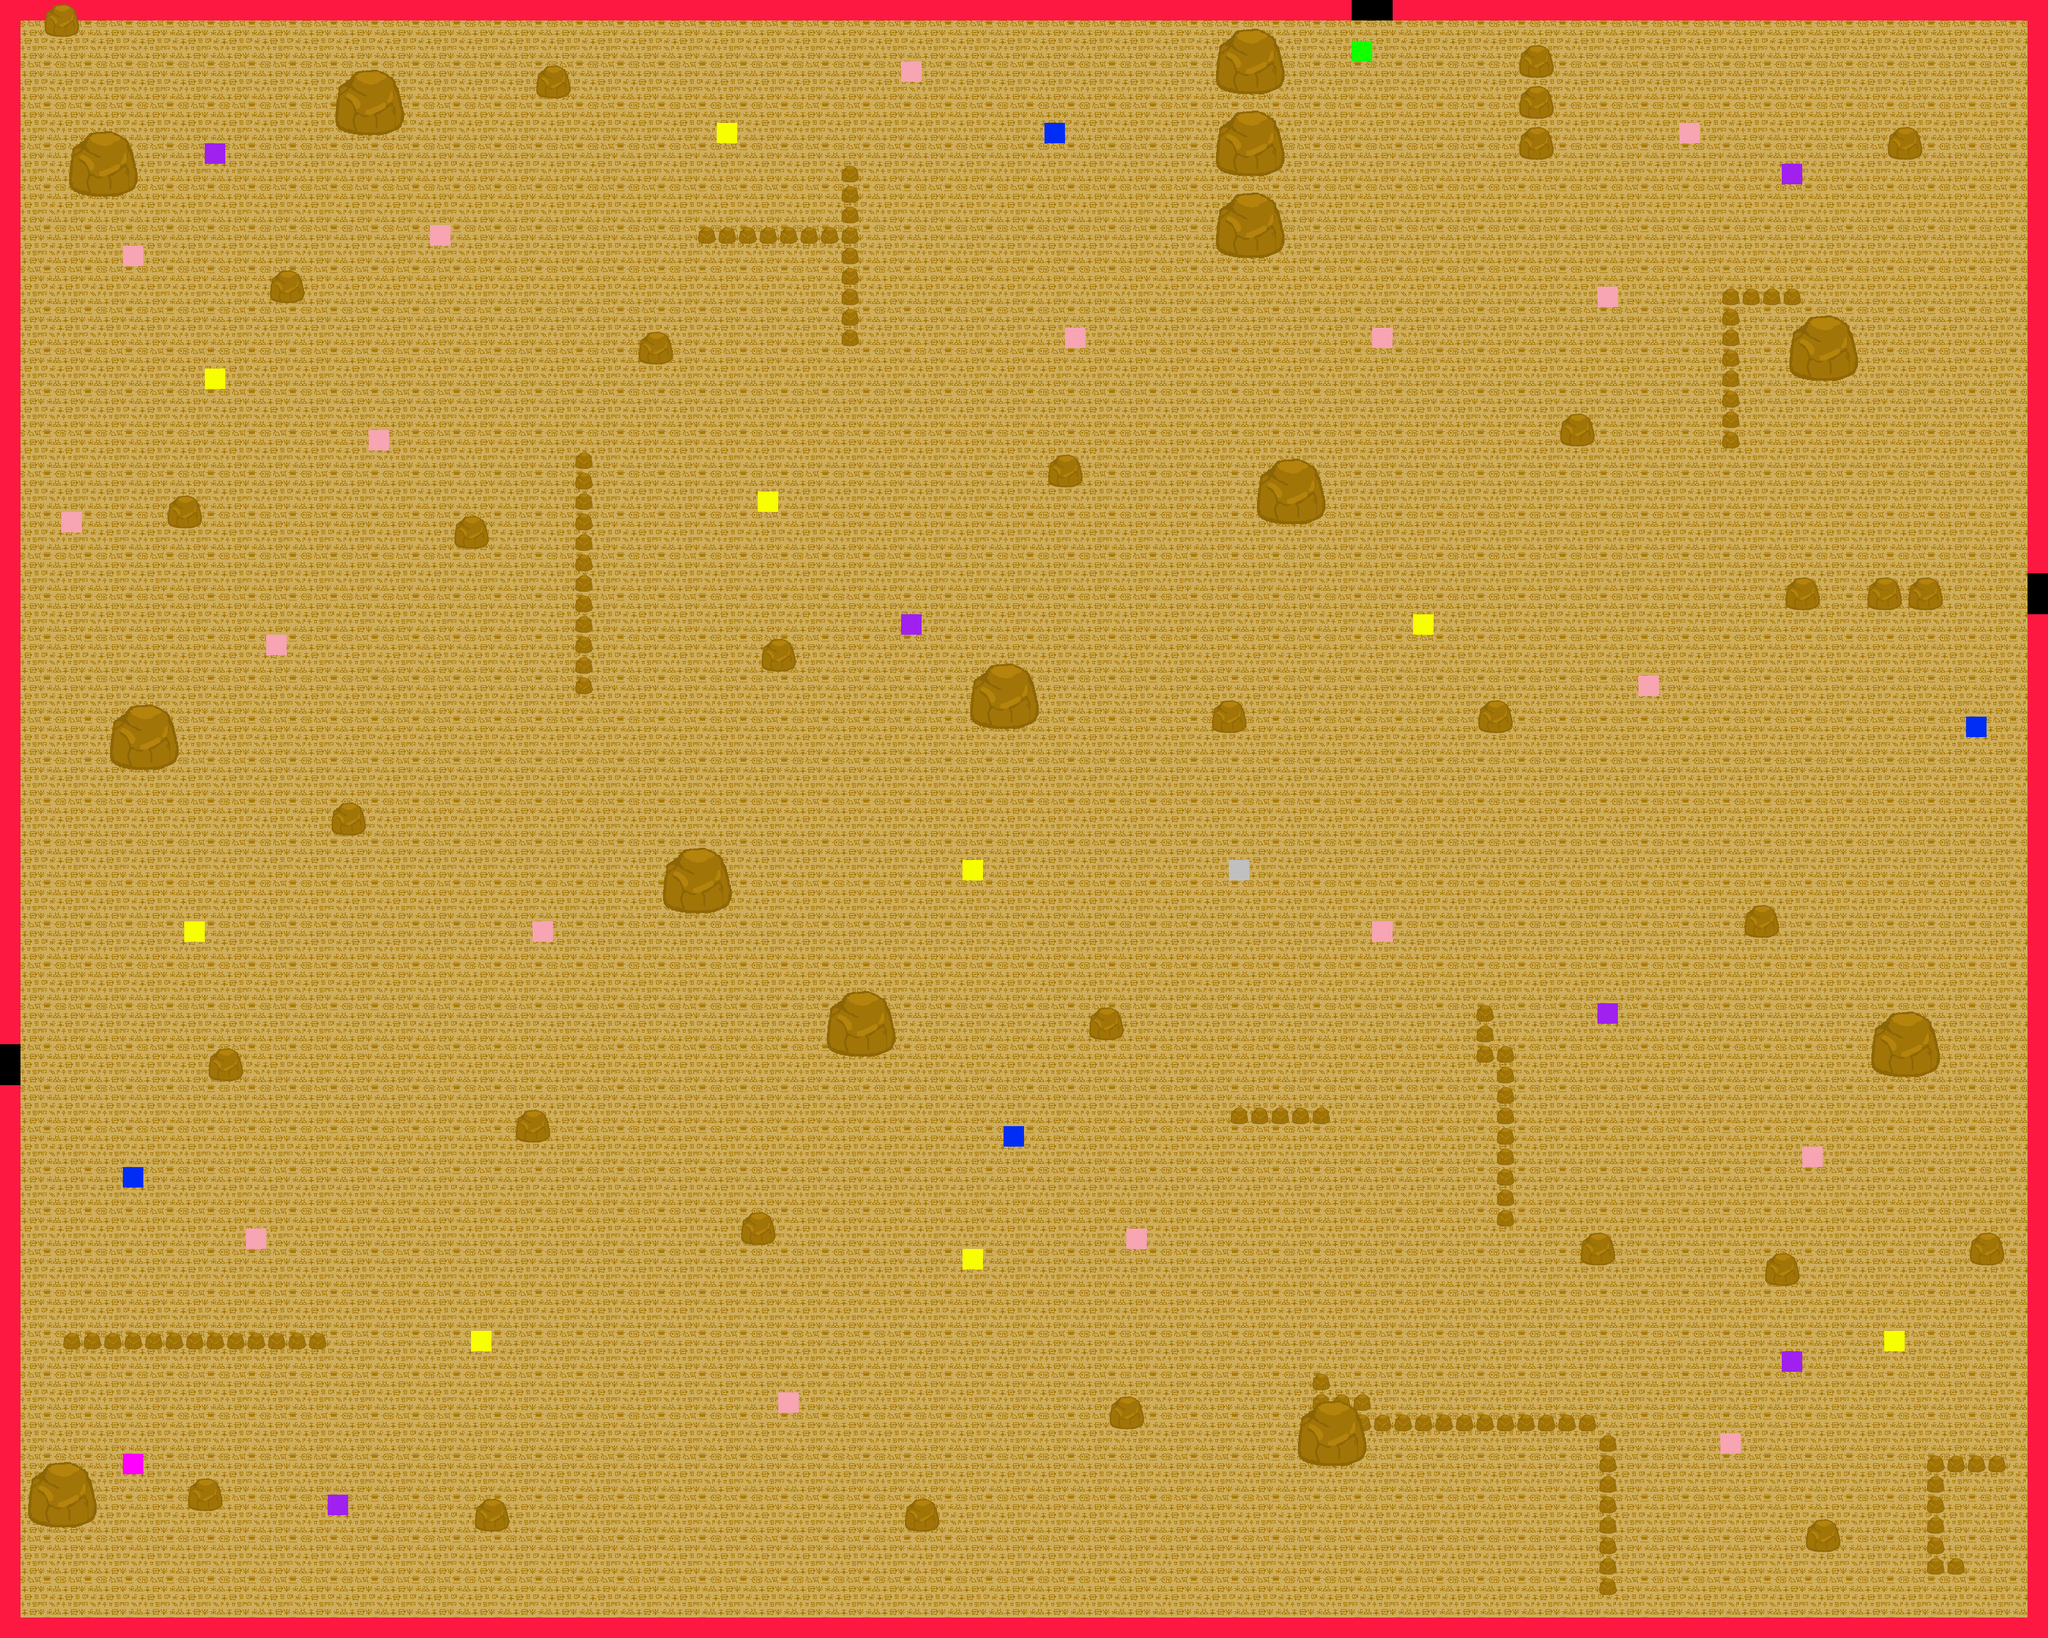

The image is a tile-based game level rendered from a .tmx file. Its description and source (layers, tilesets, objects; grid data summarised) follow:
An orthogonal 100x80 tile map with 32x32 px tiles, 3 tile layers (Tile Layer 1, Tile Layer 2, obstacles), 4 tilesets.

<map version="1.10" tiledversion="1.11.0" orientation="orthogonal" renderorder="right-down" width="100" height="80" tilewidth="32" tileheight="32" infinite="0" nextlayerid="4" nextobjectid="1">
 <editorsettings>
  <export target="FloorInfo/ruin2_tiled_map_info.csv" format="csv" />
 </editorsettings>
 <tileset firstgid="1" source="base_floor.tsx" />
 <tileset firstgid="5" source="base_border.tsx" />
 <tileset firstgid="21" source="base_gate.tsx" />
 <tileset firstgid="23" source="ruin2_obstacles.tsx" />
 <layer id="1" name="Tile Layer 1" width="100" height="80" locked="1">
  <data>[8000 cells, 8000 non-empty, 4 distinct tile ids]</data>
 </layer>
 <layer id="2" name="Tile Layer 2" width="100" height="80" locked="1">
  <data>[8000 cells, 356 non-empty, 14 distinct tile ids]</data>
 </layer>
 <layer id="3" name="obstacles" width="100" height="80">
  <data>[8000 cells, 545 non-empty, 12 distinct tile ids]</data>
 </layer>
</map>
